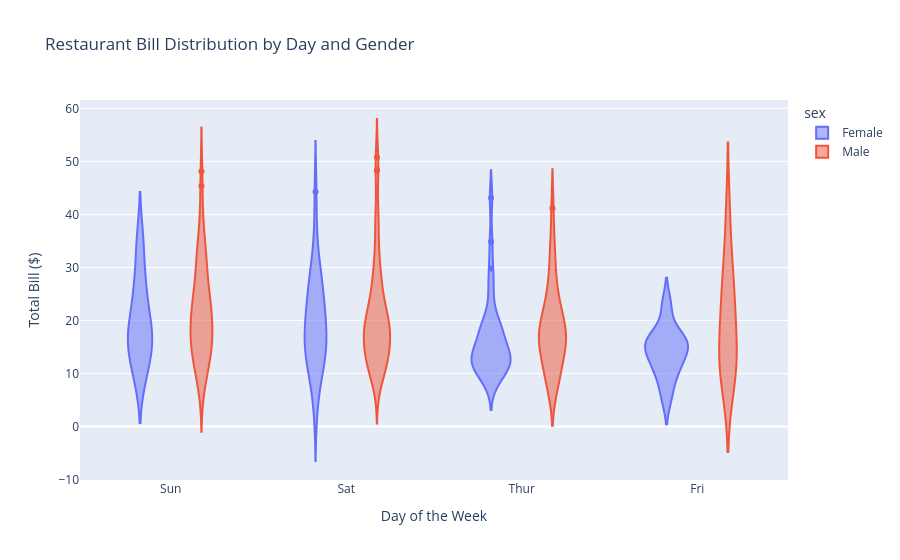

Notebook source saved alongside this figure:
### Code cell
fig = px.violin(
    df_tips,
    x='day',
    y='total_bill',
    color='sex',
    labels = {'day': 'Day of the Week', 'total_bill': 'Total Bill ($)'},
    title='Restaurant Bill Distribution by Day and Gender'
)

fig.show()

### Figure 1 — Plotly figure (JSON) as saved in the notebook; plotly's stock layout.template omitted (floating-point values rounded to 4 significant figures; data arrays with more than 128 entries replaced by an {"elided": "..."} marker saying what was removed)
{"data": [{"alignmentgroup": "True", "box": {"visible": false}, "hovertemplate": "sex=Female<br>Day of the Week=%{x}<br>Total Bill ($)=%{y}<extra></extra>", "legendgroup": "Female", "marker": {"color": "#636efa"}, "name": "Female", "offsetgroup": "Female", "orientation": "v", "scalegroup": "True", "showlegend": true, "type": "violin", "x": ["Sun", "Sun", "Sun", "Sun", "Sun", "Sun", "Sat", "Sat", "Sat", "Sat", "Sat", "Sat", "Sun", "Sun", "Sat", "Sat", "Sat", "Sat", "Sat", "Sat", "Sat", "Thur", "Thur", "Fri", "Fri", "Fri", "Fri", "Fri", "Sat", "Sat", "Sat", "Sat", "Sat", "Sun", "Sun", "Thur", "Thur", "Thur", "Thur", "Thur", "Thur", "Thur", "Thur", "Thur", "Thur", "Thur", "Thur", "Thur", "Thur", "Thur", "Thur", "Thur", "Thur", "Thur", "Thur", "Thur", "Thur", "Sun", "Sun", "Sun", "Sun", "Sun", "Sat", "Sat", "Sun", "Sun", "Sun", "Thur", "Thur", "Thur", "Thur", "Thur", "Thur", "Thur", "Sat", "Sat", "Sat", "Sat", "Sat", "Fri", "Fri", "Fri", "Fri", "Sat", "Sat", "Sat", "Thur"], "x0": " ", "xaxis": "x", "y": [16.99, 24.59, 35.26, 14.83, 10.33, 16.97, 20.29, 15.77, 19.65, 15.06, 20.69, 16.93, 10.29, 34.81, 26.41, 16.45, 3.07, 17.07, 26.86, 25.28, 14.73, 10.07, 34.83, 5.75, 16.32, 22.75, 11.35, 15.38, 44.3, 22.42, 20.92, 14.31, 7.25, 25.71, 17.31, 10.65, 12.43, 24.08, 13.42, 12.48, 29.8, 14.52, 11.38, 20.27, 11.17, 12.26, 18.26, 8.51, 10.33, 14.15, 13.16, 17.47, 27.05, 16.43, 8.35, 18.64, 11.87, 29.85, 25.0, 13.39, 16.21, 17.51, 10.59, 10.63, 9.6, 20.9, 18.15, 19.81, 43.11, 13.0, 12.74, 13.0, 16.4, 16.47, 12.76, 13.27, 28.17, 12.9, 30.14, 13.42, 15.98, 16.27, 10.09, 22.12, 35.83, 27.18, 18.78], "y0": " ", "yaxis": "y"}, {"alignmentgroup": "True", "box": {"visible": false}, "hovertemplate": "sex=Male<br>Day of the Week=%{x}<br>Total Bill ($)=%{y}<extra></extra>", "legendgroup": "Male", "marker": {"color": "#EF553B"}, "name": "Male", "offsetgroup": "Male", "orientation": "v", "scalegroup": "True", "showlegend": true, "type": "violin", "x": {"elided": "157 str values"}, "x0": " ", "xaxis": "x", "y": {"elided": "157 float values"}, "y0": " ", "yaxis": "y"}], "layout": {"legend": {"title": {"text": "sex"}, "tracegroupgap": 0}, "title": {"text": "Restaurant Bill Distribution by Day and Gender"}, "violinmode": "group", "xaxis": {"anchor": "y", "domain": [0, 1], "title": {"text": "Day of the Week"}}, "yaxis": {"anchor": "x", "domain": [0, 1], "title": {"text": "Total Bill ($)"}}}}
